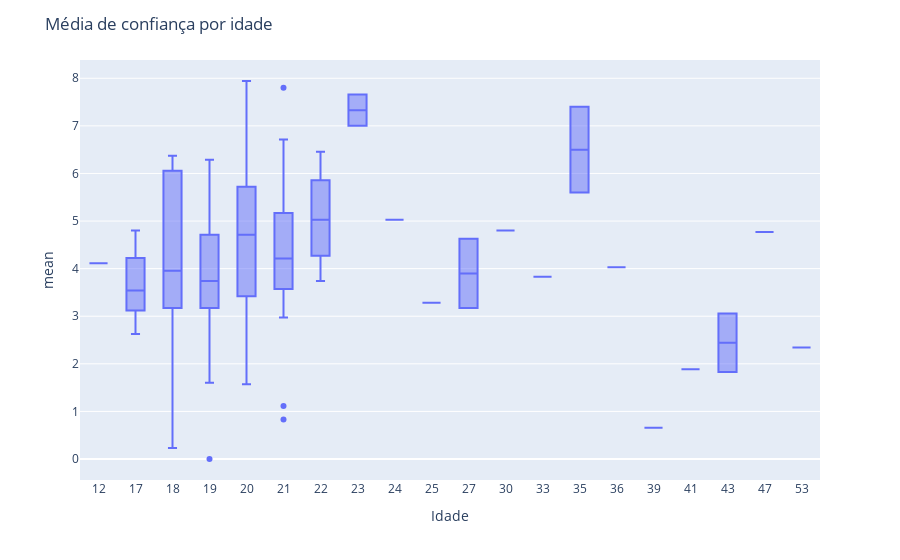

The notebook cell this image was saved under:
### Code cell
df7 = df2.drop(columns=['Idade'])
# creates a new column with the mean of each row
df7['mean'] = df7.mean(axis=1)
# creates new dataframe (df2 with mean column)
df8 = df2.join(df7['mean'])
# remove the last row (mean)
df8 = df8[:-1]
# order by age
df8 = df8.sort_values(by=['Idade'])
# boxplot age vs mean
# make so the age is categorical
fig = px.box(df8, x='Idade', y='mean')
fig.update_xaxes(type='category')
# make the boxes
fig.update_layout(title_text='Média de confiança por idade')

fig.show()

### Figure 1 — Plotly figure (JSON) as saved in the notebook; plotly's stock layout.template omitted (floating-point values rounded to 4 significant figures)
{"data": [{"alignmentgroup": "True", "hovertemplate": "Idade=%{x}<br>mean=%{y}<extra></extra>", "legendgroup": "", "marker": {"color": "#636efa"}, "name": "", "notched": false, "offsetgroup": "", "orientation": "v", "showlegend": false, "type": "box", "x": [12, 17, 17, 17, 17, 17, 18, 18, 18, 18, 18, 18, 19, 19, 19, 19, 19, 19, 19, 19, 19, 19, 19, 19, 19, 19, 19, 19, 19, 19, 19, 19, 19, 19, 19, 19, 19, 19, 19, 19, 19, 19, 20, 20, 20, 20, 20, 20, 20, 20, 20, 20, 20, 20, 20, 20, 20, 20, 20, 20, 20, 20, 20, 20, 20, 21, 21, 21, 21, 21, 21, 21, 21, 21, 21, 21, 21, 21, 21, 22, 22, 22, 22, 23, 23, 24, 25, 27, 27, 30, 33, 35, 35, 36, 39, 41, 43, 43, 47, 53], "x0": " ", "xaxis": "x", "y": [4.114, 4.8, 3.286, 3.543, 4.029, 2.629, 6.057, 3.171, 6.371, 3.743, 0.2286, 4.171, 3.257, 2.714, 3.657, 3.4, 4.143, 2.714, 1.886, 3.971, 3.829, 2.371, 2.029, 3.4, 4.886, 4.382, 4.429, 1.6, 3.171, 4.714, 3.971, 4.743, 0, 3.914, 3.171, 3.4, 5.686, 4.714, 6.286, 3.257, 4.857, 5.714, 3.486, 6.371, 2.971, 4.714, 4.943, 7.229, 6.029, 1.571, 3.257, 6.771, 5.571, 2.286, 4.8, 3.771, 5.657, 3.4, 5.143, 3.829, 5.743, 3.743, 4.057, 2.657, 7.943, 5.943, 3.571, 3.914, 0.8286, 4.4, 7.8, 1.114, 4.571, 3.857, 4.029, 4.571, 2.971, 6.714, 5.171, 5.257, 6.457, 4.8, 3.743, 7.657, 7, 5.029, 3.286, 3.171, 4.629, 4.8, 3.829, 5.6, 7.4, 4.029, 0.6571, 1.886, 1.829, 3.057, 4.771, 2.343], "y0": " ", "yaxis": "y"}], "layout": {"boxmode": "group", "legend": {"tracegroupgap": 0}, "margin": {"t": 60}, "title": {"text": "Média de confiança por idade"}, "xaxis": {"anchor": "y", "domain": [0, 1], "title": {"text": "Idade"}, "type": "category"}, "yaxis": {"anchor": "x", "domain": [0, 1], "title": {"text": "mean"}}}}
